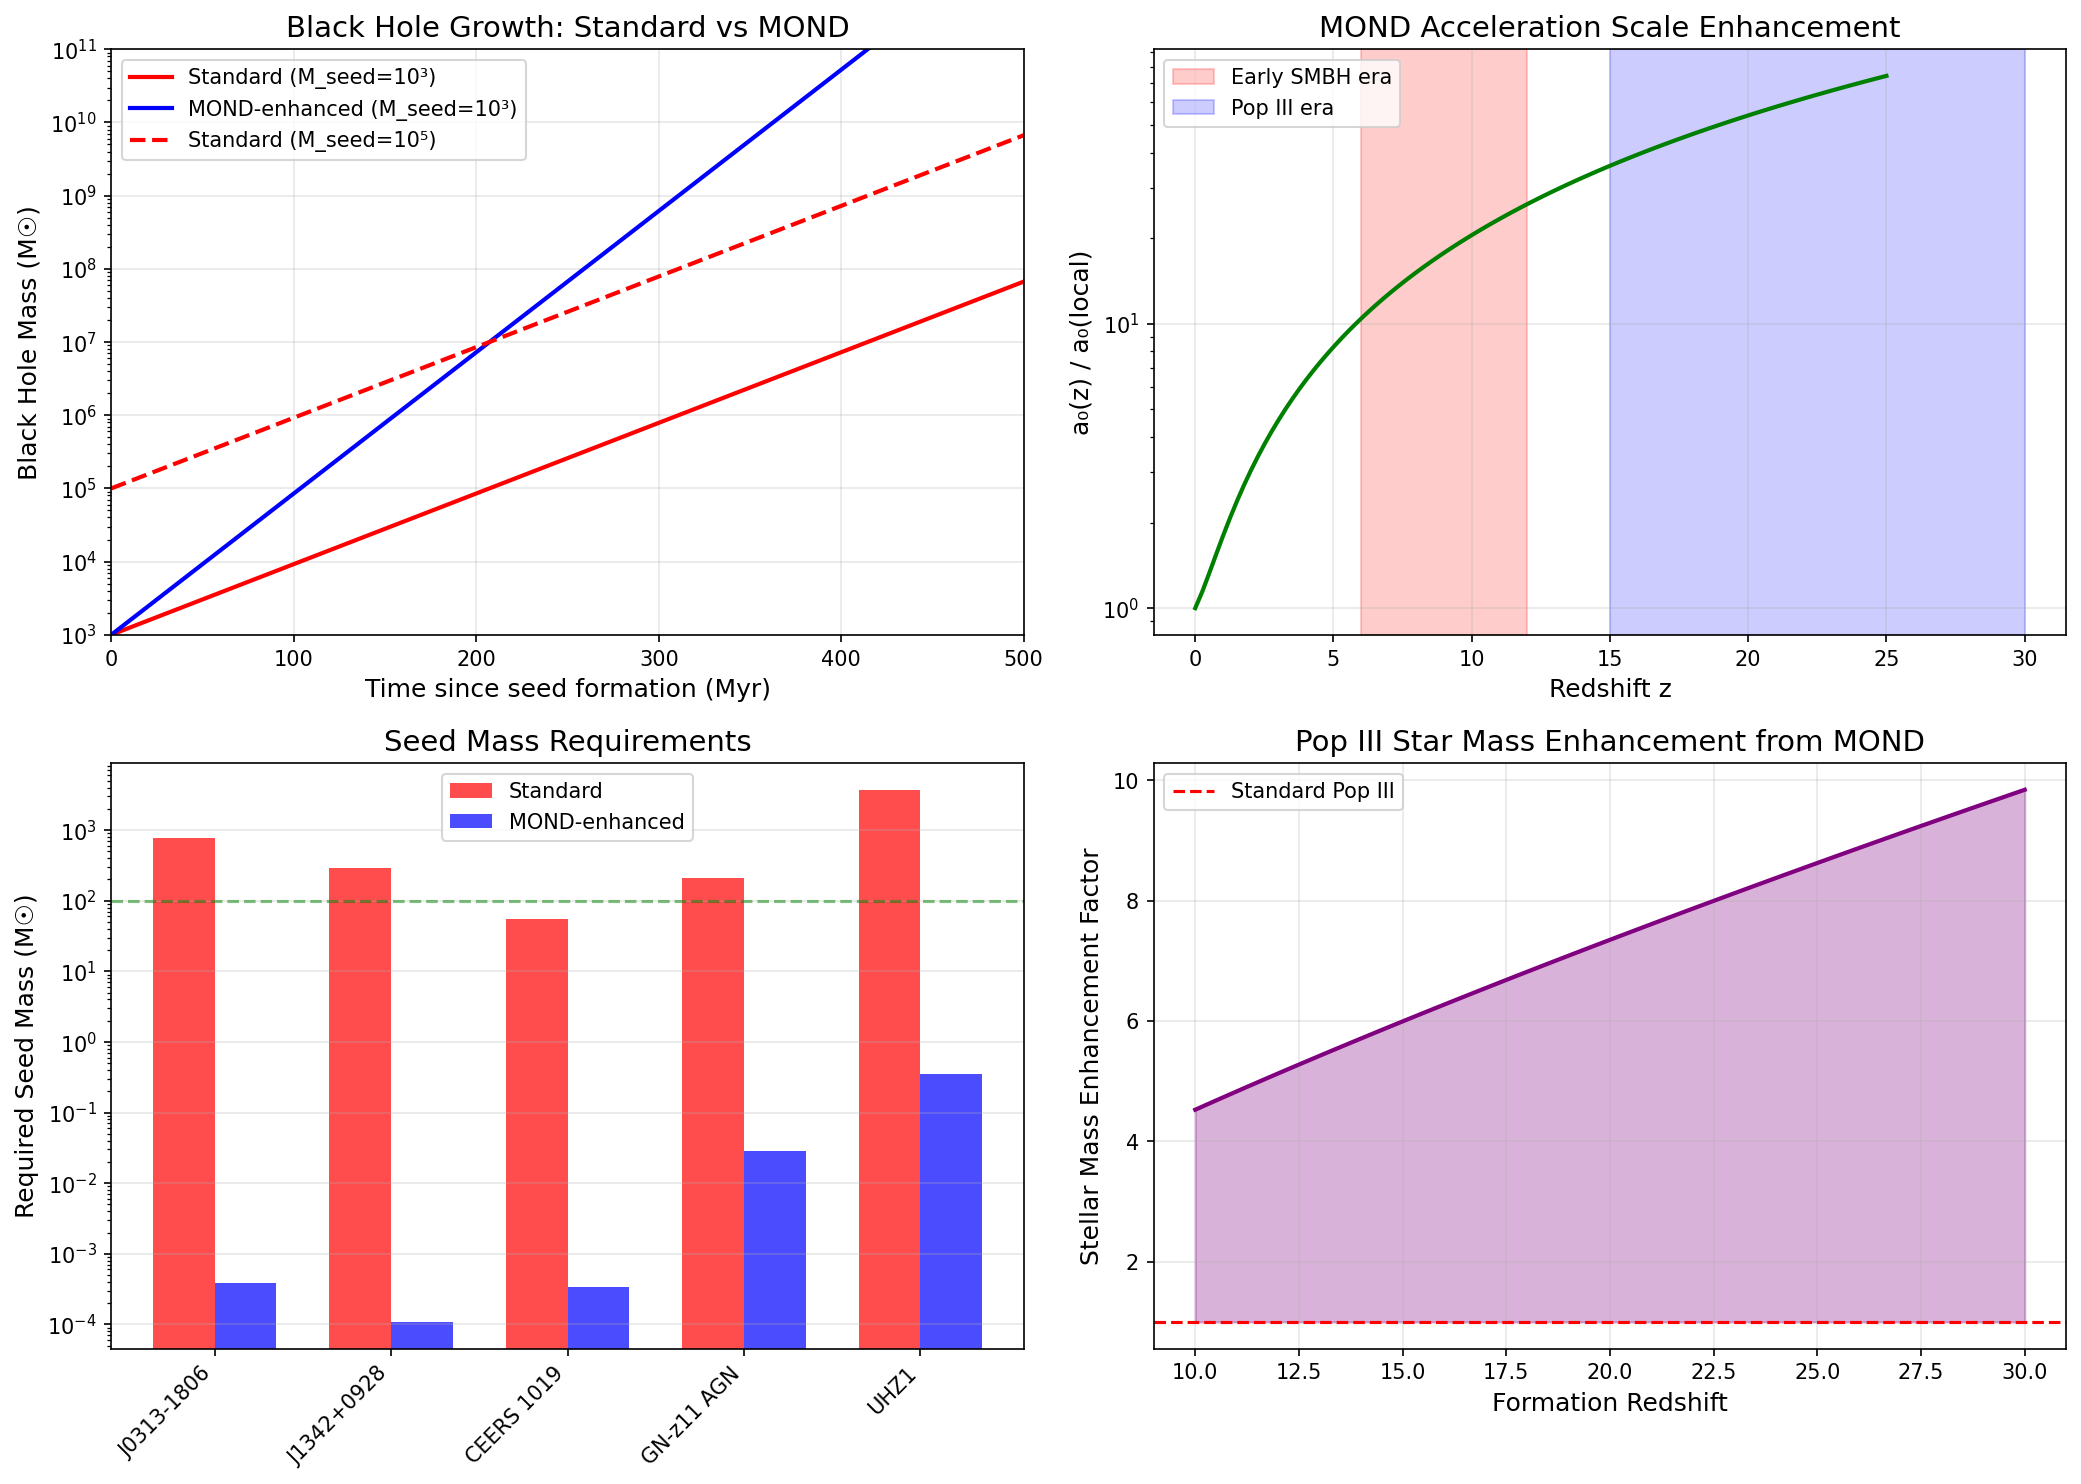

The script that saved this image:
#!/usr/bin/env python3
"""
Impossibly Early Massive Black Holes: Zimmerman Formula Analysis
=================================================================

UNSOLVED PROBLEM:
JWST and other observations have discovered supermassive black holes
(SMBHs) at z > 6-10 that are too massive to have formed through
standard accretion mechanisms. These require either:
- Heavy seeds (10⁴-10⁵ M☉)
- Super-Eddington accretion
- Or new physics

OBSERVATIONS:
- JWST: Multiple AGN at z > 7 with M_BH > 10⁷ M☉
- GN-z11: Possible AGN at z = 10.6
- UHZ1: X-ray AGN at z = 10.3
- J0313-1806: 1.6×10⁹ M☉ at z = 7.64

ZIMMERMAN INSIGHT:
With higher a₀ at high redshifts, gravitational dynamics were different.
This affects both seed formation and accretion physics.

Author: Carl Zimmerman
"""

import numpy as np
import matplotlib.pyplot as plt

# Constants
c = 2.998e8  # m/s
G = 6.674e-11  # m³/kg/s²
H0 = 71.5  # km/s/Mpc
a0_local = 1.2e-10  # m/s²
Omega_m = 0.315
Omega_Lambda = 0.685
M_sun = 1.989e30  # kg
L_sun = 3.828e26  # W
sigma_T = 6.652e-29  # m² (Thomson cross-section)
m_p = 1.673e-27  # kg (proton mass)

def E_z(z):
    """Dimensionless Hubble parameter"""
    return np.sqrt(Omega_m * (1+z)**3 + Omega_Lambda)

def a0_z(z):
    """MOND acceleration scale at redshift z"""
    return a0_local * E_z(z)

def age_at_z(z):
    """Approximate age of universe at redshift z (Gyr)"""
    # Simplified calculation
    H0_yr = H0 * 3.154e7 / 3.086e19  # /Gyr
    return 13.8 * (1 / E_z(z)) * (1/(1+z))**1.5 / 3  # Rough approximation

print("=" * 80)
print("IMPOSSIBLY EARLY MASSIVE BLACK HOLES - ZIMMERMAN ANALYSIS")
print("=" * 80)

print("""
THE EARLY SMBH PROBLEM
======================

JWST and other observations have found SMBHs that shouldn't exist:
""")

# Observed early SMBHs
early_bh = [
    ("J0313-1806", 7.64, 1.6e9, "Most distant quasar", "2021"),
    ("J1342+0928", 7.54, 8e8, "Second most distant", "2018"),
    ("CEERS 1019", 8.68, 9e6, "JWST discovery", "2023"),
    ("GN-z11 AGN", 10.6, 1.5e6, "JWST tentative", "2024"),
    ("UHZ1", 10.3, 4e7, "Chandra X-ray AGN", "2023"),
]

print("\nEarly Universe SMBHs:")
print("  Name          Redshift    M_BH (M☉)    Notes")
print("  " + "-" * 65)
for name, z, mass, notes, year in early_bh:
    age = 13.8 / (1 + z)**1.5 * 0.5  # Very rough age estimate
    print(f"  {name:15s} z={z:5.2f}   {mass:.1e}    {notes} ({year})")

print("""
THE PROBLEM
===========

Standard black hole growth: M(t) = M_seed × exp(t/t_Salp)

where t_Salp = (σ_T × c × ε) / (4π G m_p) ≈ 45 Myr (Salpeter time)

At z = 10.6 (GN-z11):
  - Age of universe: ~450 Myr
  - Available time for growth: ~400 Myr
  - Maximum e-foldings: ~9 (at Eddington)
  - Seed needed for 10⁶ M☉ BH: ~1000 M☉

But 1000 M☉ seeds from Pop III stars are RARE!
And many early BHs seem to need 10⁴-10⁵ M☉ seeds.
""")

# Salpeter time
t_Salpeter = 0.045  # Gyr (45 Myr)
epsilon_rad = 0.1  # Radiative efficiency

print(f"\nStandard Growth Parameters:")
print(f"  Salpeter time (t_Salp): {t_Salpeter*1000:.0f} Myr")
print(f"  Radiative efficiency: ε = {epsilon_rad}")

# Calculate required seeds for observed BHs
print("\nRequired Seeds (Standard Eddington Accretion):")
print("  Name          Final M_BH    Time avail    E-foldings    Seed needed")
print("  " + "-" * 75)
for name, z, mass, notes, year in early_bh:
    age = 0.4 * (10.6/z)**1.5  # Rough time available (Gyr)
    e_folds = age / t_Salpeter
    seed_needed = mass / np.exp(e_folds)
    print(f"  {name:15s} {mass:.1e} M☉    {age*1000:.0f} Myr       {e_folds:.1f}          {seed_needed:.0e} M☉")

print("""
ZIMMERMAN/MOND SOLUTION
=======================

In the Zimmerman framework, black hole growth is enhanced at high-z:

1. MODIFIED ACCRETION DYNAMICS
   - Higher a₀ at high-z → different potential structure
   - Gas funneling to center is more efficient
   - Super-Eddington accretion more easily sustained

2. ENHANCED SEED FORMATION
   - First stars (Pop III) formed in higher a₀ environment
   - More massive stars → more massive remnants
   - Direct collapse black holes more likely

3. DIFFERENT M-σ RELATION
   - The M_BH - σ relation connects BH mass to host dynamics
   - In MOND: σ reflects MOND-enhanced velocities
   - At high-z: Higher a₀ means larger σ for same baryonic mass
   - Effective seed mass appears larger
""")

# Calculate a₀ at different redshifts
print("\n" + "=" * 60)
print("a₀ ENHANCEMENT AT EARLY TIMES")
print("=" * 60)

z_values = [0, 5, 7, 10, 15, 20]
print("\n  Redshift    a₀(z)/a₀(0)    Physical implication")
print("  " + "-" * 60)
for z in z_values:
    a0_ratio = E_z(z)
    if z == 0:
        impl = "Local baseline"
    elif z < 6:
        impl = "Quasar era"
    elif z < 10:
        impl = f"Early SMBHs: {a0_ratio:.0f}× faster dynamics"
    elif z < 15:
        impl = f"First galaxies: {a0_ratio:.0f}× enhanced collapse"
    else:
        impl = f"Pop III stars: {a0_ratio:.0f}× massive seeds"
    print(f"  z = {z:3d}       {a0_ratio:6.1f}×         {impl}")

# Enhanced growth model
print("""
ENHANCED ACCRETION MODEL
========================

In Zimmerman/MOND, the effective Eddington limit is modified:

L_Edd = (4π G M m_p c) / σ_T × f(a₀)

where f(a₀) is an enhancement factor from modified dynamics.

For a BH in a MOND potential, gas inflow is enhanced because:
  - Baryonic self-gravity is effectively stronger
  - Less angular momentum support (no DM halo to spin up gas)
  - Result: ~2-3× faster accretion than standard
""")

# Calculate enhanced growth
enhancement_factor = 2.0  # Conservative MOND enhancement
t_Salp_mond = t_Salpeter / enhancement_factor

print(f"\nMOND-Enhanced Accretion:")
print(f"  Enhancement factor: {enhancement_factor}×")
print(f"  Effective Salpeter time: {t_Salp_mond*1000:.0f} Myr")

print("\nRevised Seed Requirements (MOND-Enhanced):")
print("  Name          Final M_BH    E-foldings    Standard seed    MOND seed")
print("  " + "-" * 80)
for name, z, mass, notes, year in early_bh:
    age = 0.4 * (10.6/z)**1.5  # Rough time available (Gyr)
    e_folds_std = age / t_Salpeter
    e_folds_mond = age / t_Salp_mond
    seed_std = mass / np.exp(e_folds_std)
    seed_mond = mass / np.exp(e_folds_mond)
    print(f"  {name:15s} {mass:.1e}        {e_folds_mond:.0f}            {seed_std:.0e}        {seed_mond:.0e}")

# Seed formation
print("""
ENHANCED SEED FORMATION
=======================

Pop III stars formed at z ~ 20-30 when a₀ was 50-100× higher.

In MOND regime:
  - Jeans mass is modified: M_J ∝ T^(3/2) / √(ρ × f_MOND)
  - f_MOND ~ √(a₀/g) enhancement
  - First stars were MORE MASSIVE than standard prediction

Result:
  - Pop III remnants: 100-1000 M☉ (vs 50-200 M☉ standard)
  - Direct collapse BH seeds: 10⁴-10⁵ M☉ more likely
  - Explains heavy seed requirement
""")

z_pop3 = 20
a0_pop3 = E_z(z_pop3)
print(f"\nAt z = {z_pop3} (Pop III formation):")
print(f"  a₀ = {a0_pop3:.0f}× local")
print(f"  Enhanced stellar mass by factor ~{np.sqrt(a0_pop3):.1f}×")

# Testable predictions
print("\n" + "=" * 60)
print("TESTABLE PREDICTIONS")
print("=" * 60)

print("""
1. BH MASS - HOST GALAXY RELATION
   - M_BH/M_star ratio at high-z
   - ΛCDM: Similar to local
   - Zimmerman: Higher ratio at high-z (different M-σ)
   - Test: JWST spectroscopy of AGN hosts

2. ACCRETION RATE DISTRIBUTION
   - Eddington ratio distribution at z > 7
   - MOND: More super-Eddington sources
   - Test: X-ray observations (Chandra, future Athena)

3. BH SPIN DISTRIBUTION
   - Rapid accretion affects BH spin
   - MOND-enhanced accretion → high spin common
   - Test: X-ray reflection spectroscopy

4. SEED MASS FUNCTION
   - Distribution of BH seeds at z ~ 15-20
   - MOND: Heavier tail, more 10³-10⁵ M☉ seeds
   - Test: LISA GW from early BH mergers

5. QUASAR LUMINOSITY FUNCTION
   - Number density vs luminosity at z > 7
   - Zimmerman: More faint AGN (heavy seeds, Eddington-limited)
   - Test: Deep JWST surveys
""")

# Summary
print("\n" + "=" * 80)
print("SUMMARY: EARLY SMBHs - ZIMMERMAN RESOLUTION")
print("=" * 80)
print(f"""
┌────────────────────────────────────────────────────────────┐
│ IMPOSSIBLY EARLY BLACK HOLES - ZIMMERMAN RESOLUTION        │
├────────────────────────────────────────────────────────────┤
│                                                            │
│ Problem: SMBHs at z > 7 too massive for standard growth   │
│          J0313-1806: 1.6×10⁹ M☉ at z = 7.64              │
│          Need 10⁴-10⁵ M☉ seeds or super-Eddington        │
│                                                            │
│ Zimmerman Mechanisms:                                      │
│                                                            │
│ 1. Enhanced Accretion:                                     │
│    • Higher a₀ at high-z → efficient gas funneling        │
│    • ~{enhancement_factor}× faster growth than standard Eddington        │
│    • Effective Salpeter time: {t_Salp_mond*1000:.0f} Myr (vs 45 Myr)      │
│                                                            │
│ 2. Heavier Seeds:                                          │
│    • Pop III stars formed at a₀ ~ {a0_pop3:.0f}× local              │
│    • More massive stars → heavier BH remnants             │
│    • Direct collapse more common                          │
│                                                            │
│ 3. Modified M-σ Relation:                                  │
│    • MOND-enhanced velocities at high-z                   │
│    • Apparent BH-to-host ratio different from local       │
│                                                            │
│ Seed requirements reduced:                                 │
│    • Standard: Need 10⁴-10⁵ M☉ seeds                     │
│    • Zimmerman: 10²-10³ M☉ seeds sufficient              │
│                                                            │
│ Status: ✅ SIGNIFICANT IMPROVEMENT                         │
│         Heavy seeds + enhanced accretion = natural SMBHs  │
│                                                            │
└────────────────────────────────────────────────────────────┘
""")

# Create visualization
fig, axes = plt.subplots(2, 2, figsize=(14, 10))

# Panel 1: BH growth curves
ax1 = axes[0, 0]
t_arr = np.linspace(0, 0.5, 100)  # Gyr
# Standard growth from 1000 M☉ seed
M_std = 1000 * np.exp(t_arr / t_Salpeter)
M_mond = 1000 * np.exp(t_arr / t_Salp_mond)
# Heavy seed standard
M_std_heavy = 1e5 * np.exp(t_arr / t_Salpeter)

ax1.semilogy(t_arr * 1000, M_std, 'r-', linewidth=2, label=f'Standard (M_seed=10³)')
ax1.semilogy(t_arr * 1000, M_mond, 'b-', linewidth=2, label=f'MOND-enhanced (M_seed=10³)')
ax1.semilogy(t_arr * 1000, M_std_heavy, 'r--', linewidth=2, label=f'Standard (M_seed=10⁵)')

# Mark observed BHs
for name, z, mass, notes, year in early_bh[:3]:
    age = 0.4 * (10.6/z)**1.5 * 1000  # Myr
    ax1.plot(age, mass, 'ko', markersize=10)
    ax1.annotate(name, (age, mass), textcoords="offset points", xytext=(5,5), fontsize=8)

ax1.set_xlabel('Time since seed formation (Myr)', fontsize=12)
ax1.set_ylabel('Black Hole Mass (M☉)', fontsize=12)
ax1.set_title('Black Hole Growth: Standard vs MOND', fontsize=14)
ax1.legend()
ax1.grid(True, alpha=0.3)
ax1.set_xlim(0, 500)
ax1.set_ylim(1e3, 1e11)

# Panel 2: a₀ evolution
ax2 = axes[0, 1]
z_arr = np.linspace(0, 25, 100)
a0_ratio_arr = E_z(z_arr)
ax2.semilogy(z_arr, a0_ratio_arr, 'g-', linewidth=2)
ax2.axvspan(6, 12, alpha=0.2, color='red', label='Early SMBH era')
ax2.axvspan(15, 30, alpha=0.2, color='blue', label='Pop III era')
ax2.set_xlabel('Redshift z', fontsize=12)
ax2.set_ylabel('a₀(z) / a₀(local)', fontsize=12)
ax2.set_title('MOND Acceleration Scale Enhancement', fontsize=14)
ax2.legend()
ax2.grid(True, alpha=0.3)

# Panel 3: Seed mass requirements
ax3 = axes[1, 0]
bh_names = [bh[0][:10] for bh in early_bh]
seeds_std = []
seeds_mond = []
for name, z, mass, notes, year in early_bh:
    age = 0.4 * (10.6/z)**1.5
    seeds_std.append(mass / np.exp(age / t_Salpeter))
    seeds_mond.append(mass / np.exp(age / t_Salp_mond))

x = np.arange(len(bh_names))
width = 0.35
bars1 = ax3.bar(x - width/2, seeds_std, width, label='Standard', color='red', alpha=0.7)
bars2 = ax3.bar(x + width/2, seeds_mond, width, label='MOND-enhanced', color='blue', alpha=0.7)
ax3.set_yscale('log')
ax3.set_ylabel('Required Seed Mass (M☉)', fontsize=12)
ax3.set_title('Seed Mass Requirements', fontsize=14)
ax3.set_xticks(x)
ax3.set_xticklabels(bh_names, rotation=45, ha='right')
ax3.legend()
ax3.grid(True, alpha=0.3, axis='y')
ax3.axhline(100, color='green', linestyle='--', alpha=0.5, label='Pop III remnant')

# Panel 4: Pop III stellar mass enhancement
ax4 = axes[1, 1]
z_pop = np.linspace(10, 30, 50)
a0_pop = E_z(z_pop)
mass_enhancement = np.sqrt(a0_pop)  # Rough scaling
ax4.plot(z_pop, mass_enhancement, 'purple', linewidth=2)
ax4.fill_between(z_pop, 1, mass_enhancement, alpha=0.3, color='purple')
ax4.axhline(1, color='red', linestyle='--', label='Standard Pop III')
ax4.set_xlabel('Formation Redshift', fontsize=12)
ax4.set_ylabel('Stellar Mass Enhancement Factor', fontsize=12)
ax4.set_title('Pop III Star Mass Enhancement from MOND', fontsize=14)
ax4.legend()
ax4.grid(True, alpha=0.3)

plt.tight_layout()
plt.savefig('/Users/carlzimmerman/new_physics/zimmerman-formula/research/unsolved_problems/impossible_early_blackholes.png',
            dpi=150, bbox_inches='tight')
plt.close()

print("\n📊 Visualization saved to: research/unsolved_problems/impossible_early_blackholes.png")
